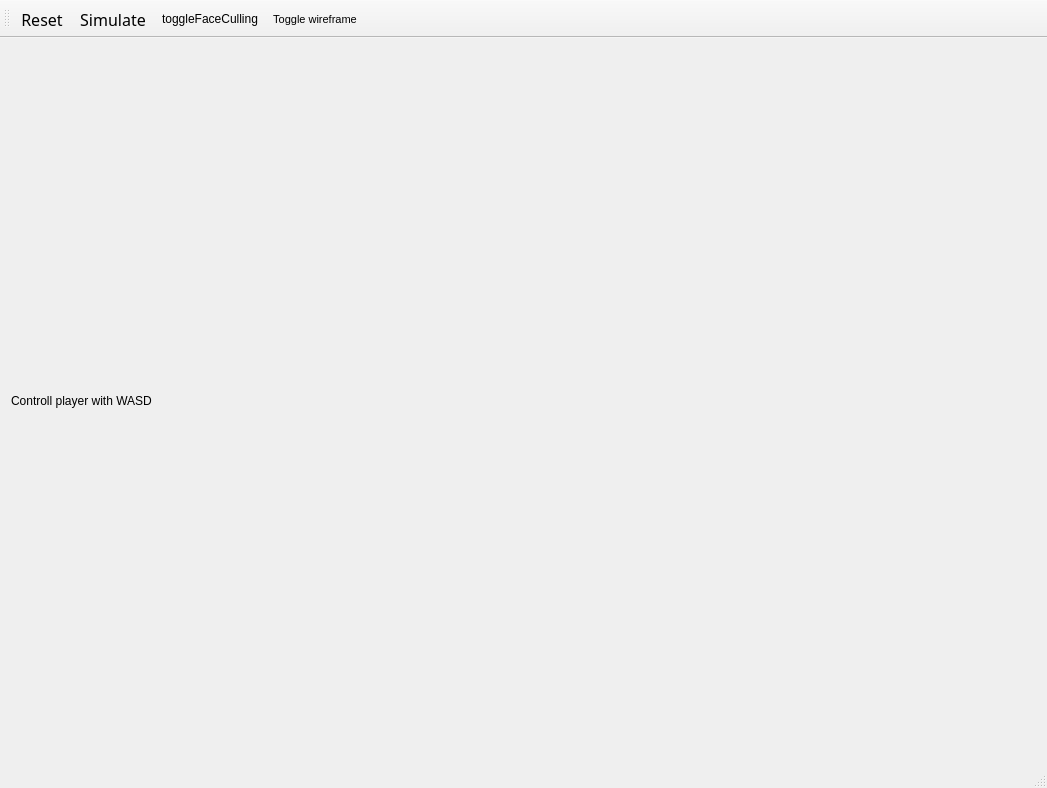
<?xml version="1.0" encoding="UTF-8"?>
<ui version="4.0">
 <class>MainWindow</class>
 <widget class="QMainWindow" name="MainWindow">
  <property name="geometry">
   <rect>
    <x>0</x>
    <y>0</y>
    <width>1047</width>
    <height>788</height>
   </rect>
  </property>
  <property name="windowTitle">
   <string>OpenGL in Qt</string>
  </property>
  <widget class="QWidget" name="centralWidget">
   <layout class="QVBoxLayout" name="verticalLayout">
    <item>
     <widget class="QLabel" name="label">
      <property name="enabled">
       <bool>true</bool>
      </property>
      <property name="maximumSize">
       <size>
        <width>16777215</width>
        <height>16</height>
       </size>
      </property>
      <property name="text">
       <string>Controll player with WASD</string>
      </property>
      <property name="textFormat">
       <enum>Qt::AutoText</enum>
      </property>
      <property name="scaledContents">
       <bool>true</bool>
      </property>
      <property name="alignment">
       <set>Qt::AlignLeading|Qt::AlignLeft|Qt::AlignTop</set>
      </property>
      <property name="wordWrap">
       <bool>false</bool>
      </property>
     </widget>
    </item>
    <item>
     <layout class="QVBoxLayout" name="OpenGLLayout"/>
    </item>
   </layout>
  </widget>
  <widget class="QMenuBar" name="menuBar">
   <property name="geometry">
    <rect>
     <x>0</x>
     <y>0</y>
     <width>1047</width>
     <height>20</height>
    </rect>
   </property>
  </widget>
  <widget class="QToolBar" name="mainToolBar">
   <attribute name="toolBarArea">
    <enum>TopToolBarArea</enum>
   </attribute>
   <attribute name="toolBarBreak">
    <bool>false</bool>
   </attribute>
   <addaction name="changeScene"/>
   <addaction name="actiondoor"/>
   <addaction name="actiontoggleFaceCulling"/>
   <addaction name="actionwireframe"/>
  </widget>
  <widget class="QStatusBar" name="statusBar"/>
  <action name="changeScene">
   <property name="checkable">
    <bool>false</bool>
   </property>
   <property name="text">
    <string>Reset</string>
   </property>
   <property name="font">
    <font>
     <family>X-Files</family>
     <pointsize>12</pointsize>
    </font>
   </property>
   <property name="autoRepeat">
    <bool>true</bool>
   </property>
  </action>
  <action name="actionwireframe">
   <property name="text">
    <string>Toggle wireframe</string>
   </property>
   <property name="font">
    <font>
     <family>MS Shell Dlg 2</family>
     <pointsize>8</pointsize>
     <weight>50</weight>
     <bold>false</bold>
    </font>
   </property>
   <property name="autoRepeat">
    <bool>true</bool>
   </property>
   <property name="visible">
    <bool>true</bool>
   </property>
  </action>
  <action name="actiondoor">
   <property name="text">
    <string>Simulate</string>
   </property>
   <property name="font">
    <font>
     <family>X-Files</family>
     <pointsize>12</pointsize>
    </font>
   </property>
   <property name="autoRepeat">
    <bool>true</bool>
   </property>
  </action>
  <action name="actiontoggleFaceCulling">
   <property name="checkable">
    <bool>false</bool>
   </property>
   <property name="text">
    <string>toggleFaceCulling</string>
   </property>
  </action>
 </widget>
 <layoutdefault spacing="6" margin="11"/>
 <resources/>
 <connections/>
</ui>
